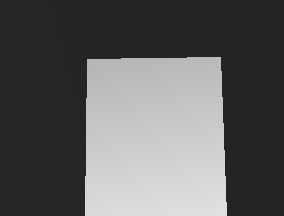
#> input picture Assignment3-src/map/disp0.pgm, 284 x 216 px
$ python -i laplace.py   (imports and definitions only)   (older library calls are emulated)
#> lines starting #> are read from the running program, lines starting #| are printed output that depends on the picture
#> further down, picture is the input picture: shape (216, 284, 3); min 35, max 225, mean 95.7
### Assignment1_src/src/output.py
import os


def savefig(fig, filename):
    filename = os.path.join("img", filename)
    print("Creating %s..." % (filename))
    fig.savefig(filename, dpi=150, bbox_inches='tight')

### Assignment1_src/src/laplace.py
import matplotlib
import numpy as np
import skimage
from matplotlib import pyplot as plt
from skimage.io import imshow
from skimage.measure import compare_ssim

import cv2
from output import savefig

matplotlib.rcParams['figure.figsize'] = [20, 20]


def laplace(img):
    lenna = skimage.img_as_float(img)
    ksize = 5  # for the internal Sobel operative.
    sigmas = [1, 2, 4, 8]

    fig, axs = plt.subplots(len(sigmas) + 1, 2, tight_layout=True)

    # original
    lenna_laplace = cv2.Laplacian(lenna, ksize=ksize, ddepth=-1)
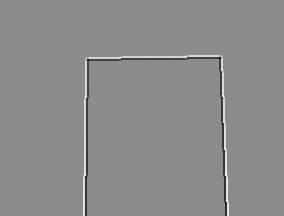
#> lenna_laplace: shape (216, 284, 3) float64; min -17.63, max 14.53, mean -7.77e-05; drawn with min black and max white

    axs[0, 0].imshow(lenna, cmap='gray')
    axs[0, 0].set_title("Original")

    axs[0, 1].imshow(lenna_laplace, cmap='gray')
    axs[0, 1].set_title("Laplace")

    for i, sigma in enumerate(sigmas):
        lenna_blurred = cv2.GaussianBlur(lenna, (0, 0),
                                         sigmaX=sigma, sigmaY=sigma)
        lenna_laplace = cv2.Laplacian(lenna_blurred, ksize=ksize, ddepth=-1)

        axs[i + 1, 0].imshow(lenna_blurred, cmap='gray')
        axs[i + 1, 0].set_title("Blur - sigma: %s" % (sigma))

        axs[i + 1, 1].imshow(lenna_laplace, cmap='gray')
        axs[i + 1, 1].set_title("Laplace")
#> this loop made 4 passes
#> pass 1, in laplace, `lenna_laplace = cv2.Laplacian(lenna_blurred, ksize=ksize, ddepth=-1)`:
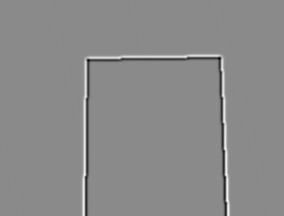
#> lenna_laplace: shape (216, 284, 3) float64; min -9.38, max 7.85, mean -5.09e-05; drawn with min black and max white
#> pass 2, in laplace, `lenna_blurred = cv2.GaussianBlur(lenna, (0, 0), sigmaX=sigma, sigmaY=s..`:
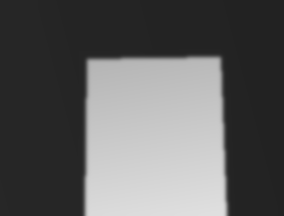
#> lenna_blurred: shape (216, 284, 3) float64; min 0.137, max 0.878, mean 0.375
#> pass 2, in laplace, `lenna_laplace = cv2.Laplacian(lenna_blurred, ksize=ksize, ddepth=-1)`:
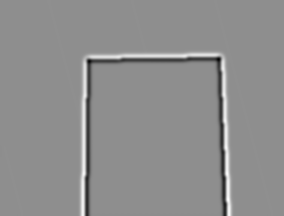
#> lenna_laplace: shape (216, 284, 3) float64; min -3.35, max 2.64, mean -2.96e-05; drawn with min black and max white
#> after the loop:
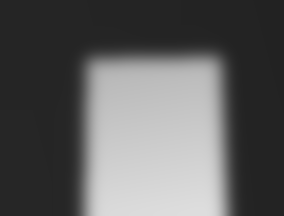
#> lenna_blurred: shape (216, 284, 3) float64; min 0.137, max 0.87, mean 0.375

    savefig(fig, "laplace.png")
#> in savefig, `fig.savefig(filename, dpi=150, bbox_inches='tight')`:
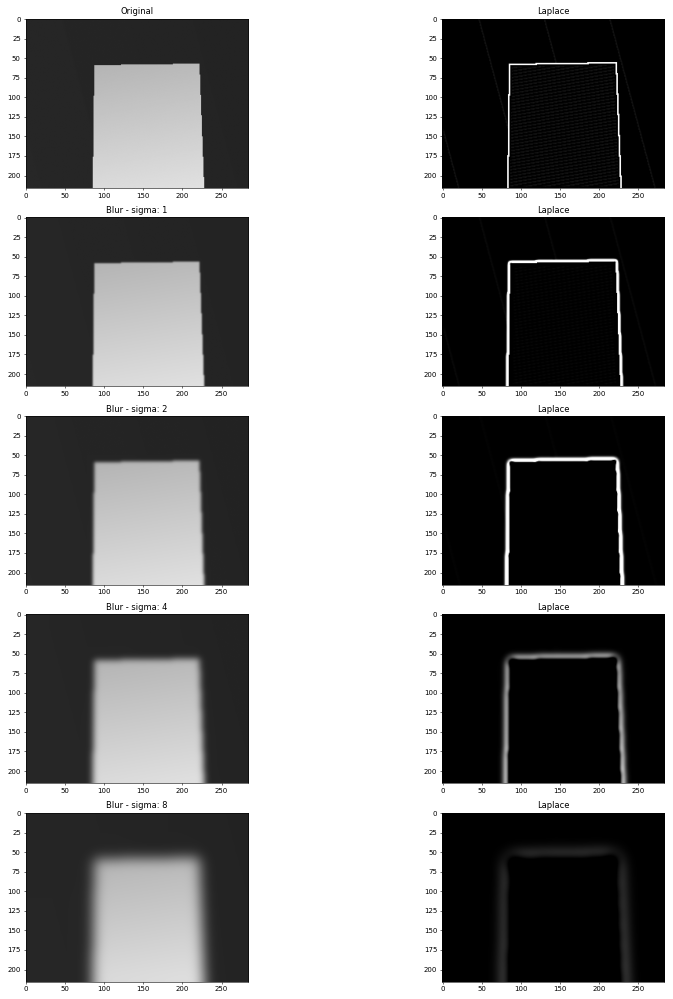
#> figure drawn by matplotlib, 10 panels

>>> import cv2
>>> picture = cv2.imread('../../Assignment3-src/map/disp0.pgm')
>>> result = laplace(picture)
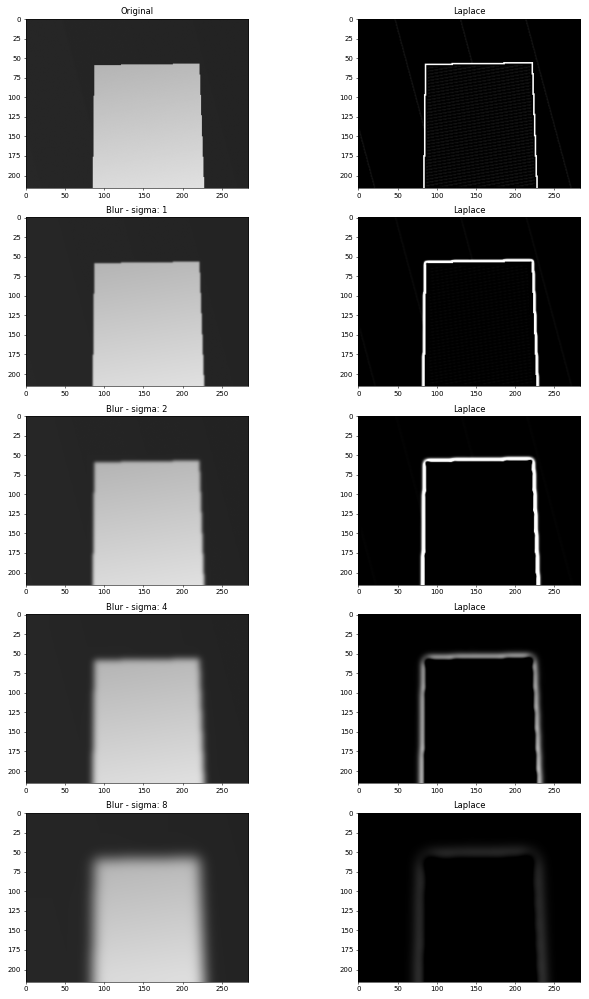
#> figure drawn by matplotlib, 10 panels
